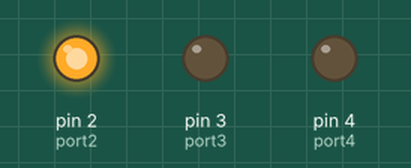
A sketch run on a simulated Arduino Uno, built with avr-gcc and run on an emulated ATmega328P. On the bench: output pins drawn as LEDs (lit = HIGH).

Above: at 0.05 s.
At 6.6 s:
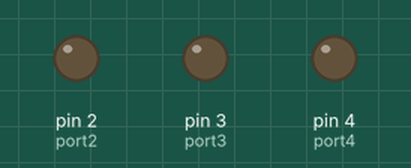
At 12.75 s:
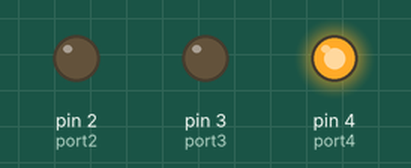
At 13.75 s:
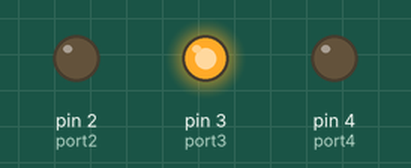
Timing chart, 0 to 17.3 s (numbered marks = the images above):
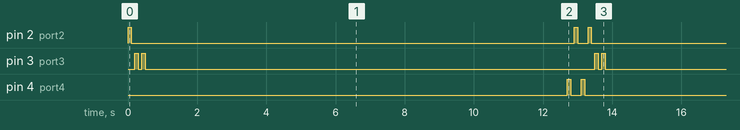

The sketch:

WhatAStupid.ino
```cpp
  #define port2 2
  #define port3 3
  #define port4 4
 void setup() {
  // put your setup code here, to run once:
  Serial.begin(9600);
  pinMode(port2, OUTPUT);
  pinMode(port3, OUTPUT);
  pinMode(port4, OUTPUT);
  digitalWrite(port2, LOW);
  digitalWrite(port3, LOW);
  digitalWrite(port4, LOW);
}

void loop() {
  // put your main code here, to run repeatedly:
  //L1
  pinMode(port2, OUTPUT);
  digitalWrite(port2, HIGH);
  pinMode(port3, OUTPUT);
  digitalWrite(port3, LOW);
  pinMode(port4, INPUT);
  digitalWrite(port4, LOW);
  delay(100);
  digitalWrite(port2, LOW);
  digitalWrite(port3, LOW);
  pinMode(port4, OUTPUT);
  digitalWrite(port4, LOW);
  delay(100);
  //L2
  digitalWrite(port2, LOW);
  digitalWrite(port3, HIGH);
  pinMode(port4, INPUT);
  digitalWrite(port4, LOW);
  delay(100);
  digitalWrite(port2, LOW);
  digitalWrite(port3, LOW);
  pinMode(port4, OUTPUT);
  digitalWrite(port4, LOW);
  delay(100);
  //L3
  pinMode(port2, INPUT);
  digitalWrite(port2 ,LOW);
  digitalWrite(port3 ,HIGH);
  digitalWrite(port4 ,LOW);
  delay(100);
  pinMode(port2, OUTPUT);
  digitalWrite(port2, LOW);
  digitalWrite(port3, LOW);
  digitalWrite(port4, LOW);
  delay(12200);
  //L4
  pinMode(port2,INPUT);
  digitalWrite(port2, LOW);
  digitalWrite(port3, LOW);
  digitalWrite(port4, HIGH);
  delay(100);
  pinMode(port2,OUTPUT);
  digitalWrite(port2, LOW);
  digitalWrite(port3, LOW);
  digitalWrite(port4, LOW);
  delay(100);
  //L5
  digitalWrite(port2 ,HIGH);
  pinMode(port3,INPUT);
  digitalWrite(port3, LOW);
  digitalWrite(port4, LOW);
  delay(100);
  pinMode(port3,OUTPUT);
  digitalWrite(port2, LOW);
  digitalWrite(port3, LOW);
  digitalWrite(port4, LOW);
  delay(100);
  //L6
  digitalWrite(port2,LOW);
  pinMode(port3,INPUT);
  digitalWrite(port3, LOW);
  digitalWrite(port4, HIGH);
  delay(100);
  digitalWrite(port2, LOW);
  pinMode(port3,OUTPUT);
  digitalWrite(port3, LOW);
  digitalWrite(port4, LOW);
  delay(100);
}
```

Measured:
- by itself, pin 2 (port2): repeats every 13.3 s: LOW 12.8 s, HIGH 0.10 s, LOW 0.30 s, HIGH 0.10 s
- by itself, pin 3 (port3): repeats every 13.3 s: LOW 0.10 s, HIGH 0.10 s, LOW 13.0 s, HIGH 0.10 s
- by itself, pin 4 (port4): repeats every 13.3 s: LOW 0.30 s, HIGH 0.10 s, LOW 12.8 s, HIGH 0.10 s
